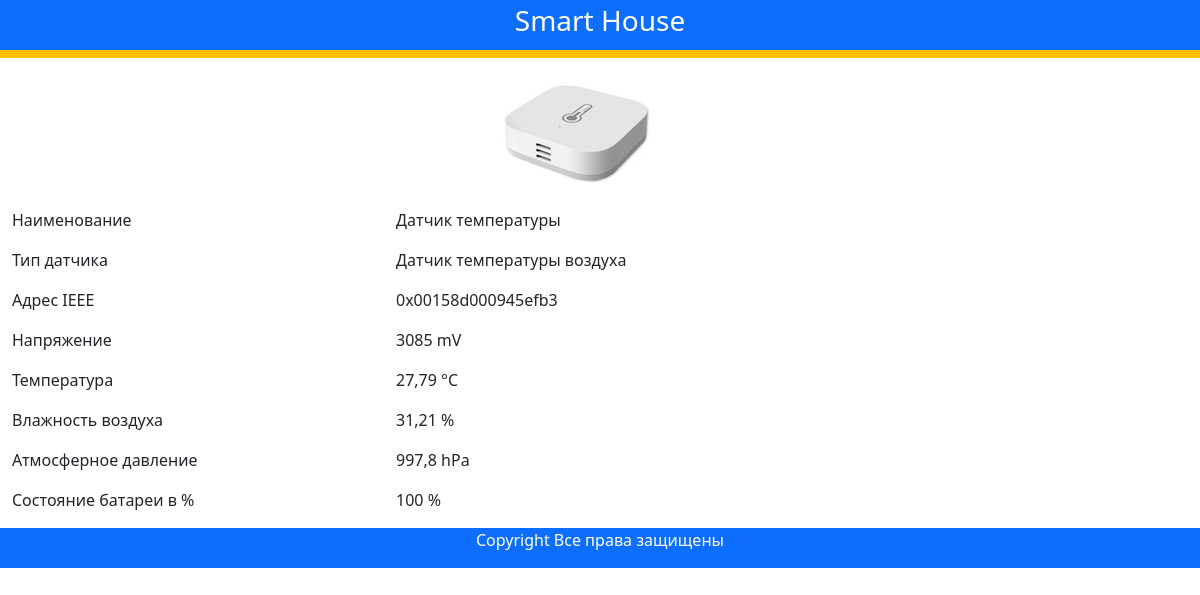
/devices/2/, run on the app's committed database.
### smart_house/models.py (models this page shows, shortened)
class Device(models.Model):
    class Meta:
        db_table = 'devices'
    name = models.CharField(
        db_column='name',
        max_length=50,
        help_text="Введите название датчика",
        verbose_name="Название датчика"
    )
    address = models.CharField(
        db_column='address',
        max_length=50,
        help_text="Введите ieee адрес датчика",
        verbose_name="ieee адрес датчика"
    )
    json_data = models.JSONField(
        db_column='json_data',
        null=True,
        blank=True
    )
    groups_id = models.ForeignKey(
        to='Group',
        db_column='groups_id',
        on_delete=models.CASCADE,
        help_text="Укажите в какую группу входит устройство",
        verbose_name="В какую группу входит устройство",
        null=True,
        blank=True
    )
    devices_type= models.ForeignKey(
        to='DeviceType',
        db_column='devices_type_id',
        on_delete=models.CASCADE,
        help_text="Укажите тип устройства",
        verbose_name="Тип устройства",
        null=True,
        blank=True
    )

class DeviceType(models.Model):
    class Meta:
        db_table = 'devices_type'
    name = models.CharField(
        db_column='name',
        max_length=50,
        help_text="Введите тип устройства",
        verbose_name="Название типа устройства"
    )
    image = models.ImageField(
        upload_to='images',
        help_text="Введите изображение устройства",
        verbose_name="Изображение устройства"
    )

### smart_house/views.py (the view)
# urls.py: path('devices/<int:pk>/', views.DeviceDetailView.as_view(), name='device'),
class DeviceDetailView(DetailView):
    model = Device
    template_name = 'smart_house/device.html'
    context_object_name = 'device'
    def get_context_data(self, **kwargs):
        context = super().get_context_data(**kwargs)
        self.object.json_data = json.loads(self.object.json_data)
        context['device_type'] = DeviceType.objects.get(id=self.object.devices_type_id)
        return context

### templates/smart_house/device.html (shortened to what this page needs)
{% extends "smart_house/base.html" %}
{% block content %}
  <div class="row text-center text-dark 1h-2">
    <div class="row text-center">
      <div class="col-12 text-center">
        <img src="{{ device.devices_type.image.url }}" alt="connect" style="max-height:150px">
      </div>
    </div>
    {% if device_type.name == 'Датчик температуры воздуха' %}
    <div class="row text-center">
      <div class="col-4 text-start">
        <p>Наименование</p>
      </div>
      <div class="col-6 text-start">
        <p>{{ device.name }}</p>
      </div>
    </div>
    <div class="row text-center">
      <div class="col-4 text-start">
        <p>Тип датчика</p>
      </div>
      <div class="col-6 text-start">
        <p> {{ device.devices_type.name }}</p>
      </div>
    </div>
    <div class="row text-center">
      <div class="col-4 text-start">
        <p>Адрес IEEE</p>
      </div>
      <div class="col-6 text-start">
        <p> {{ device.address }}</p>
      </div>
    </div>
    <div class="row text-center">
      <div class="col-4 text-start">
        <p>Напряжение</p>
      </div>
      <div class="col-6 text-start">
        <p> {{ device.json_data.voltage }} mV</p>
      </div>
    </div>
    <div class="row text-center">
      <div class="col-4 text-start">
        <p>Температура</p>
      </div>
      <div class="col-6 text-start">
        <p> {{ device.json_data.temperature }} &deg;C</p>
      </div>
    </div>
    <div class="row text-center">
      <div class="col-4 text-start">
        <p>Влажность воздуха</p>
      </div>
      <div class="col-6 text-start">
        <p> {{ device.json_data.humidity }} %</p>
      </div>
    </div>
    <div class="row text-center">
      <div class="col-4 text-start">
        <p>Атмосферное давление</p>
      </div>
      <div class="col-6 text-start">
        <p> {{ device.json_data.pressure }} hPa</p>
      </div>
    </div>
    <div class="row text-center">
      <div class="col-4 text-start">
        <p>Состояние батареи в %</p>
      </div>
      <div class="col-6 text-start">
        <p> {{ device.json_data.battery }} %</p>
      </div>
    </div>
    {% endif %}
  </div>
  {% endblock content %}

### data on the page
Device: devices_type.image (picture), name "Датчик температуры", devices_type.name "Датчик температуры воздуха", address "0x00158d000945efb3", json_data.voltage "3085", json_data.temperature "27,79", json_data.humidity "31,21", json_data.pressure "997,8", json_data.battery "100"
